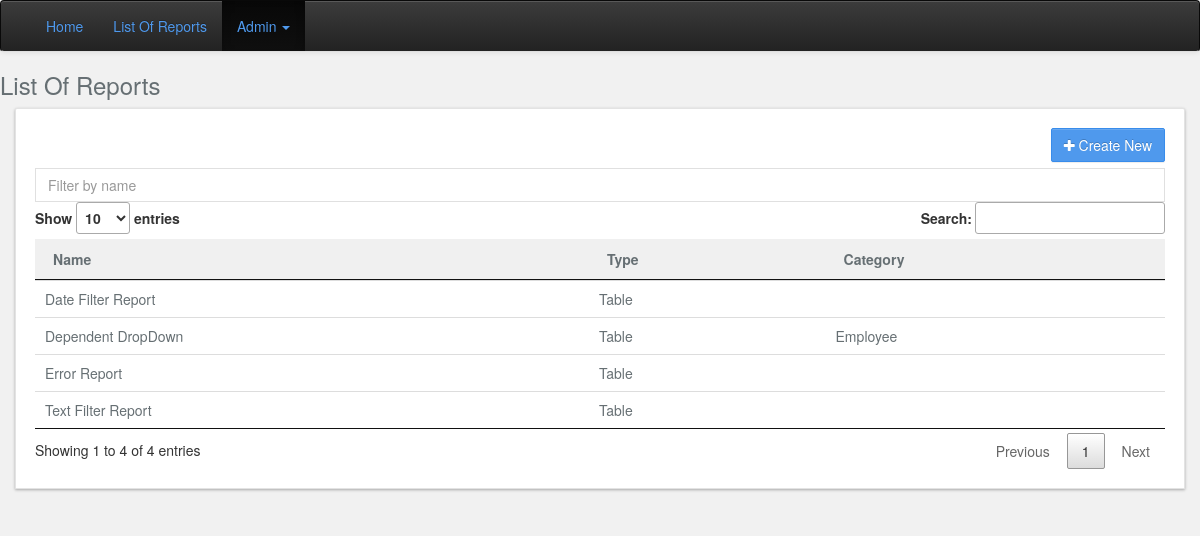
/edit_report_list, run on an earlier commit of the app's database.
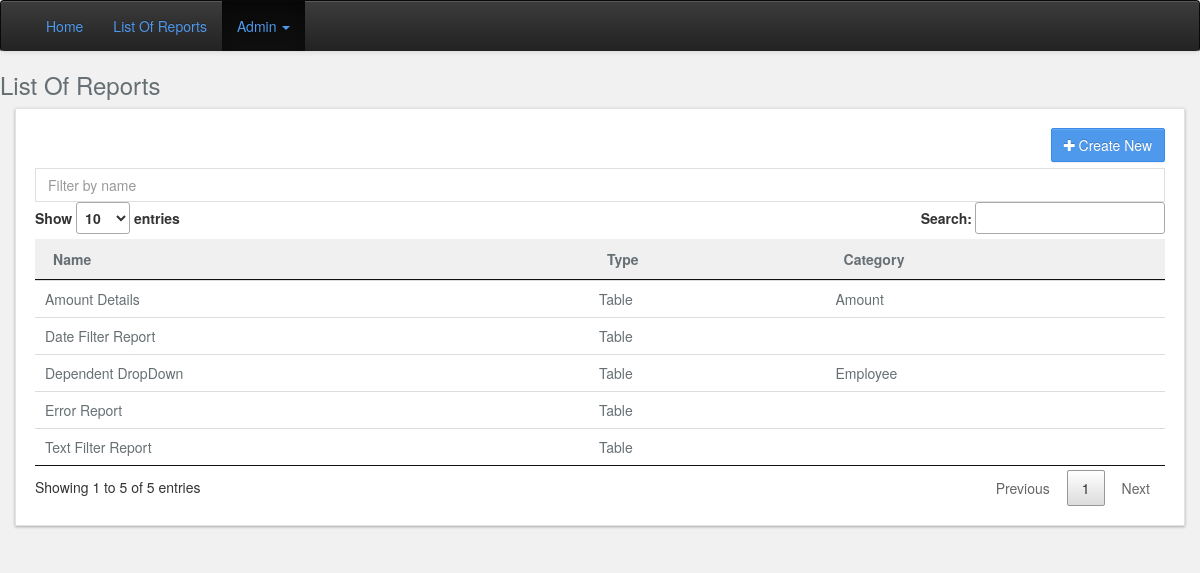
And on a later commit of the database.
### flask_report_system_models.py (models this page shows)
class FlaskReport(db.Model):
    __tablename__='flask_report'
    id = db.Column(db.Integer, primary_key=True, autoincrement=True)
    name=db.Column(db.String(100),nullable=False)
    sql_query=db.Column(db.Text(),nullable=False)
    is_active =db.Column(db.Boolean(), nullable=False,default=True)
    description =db.Column(db.String(1000),nullable=False)
    report_type =db.Column(db.String(15),nullable=False,default='Table')
    report_sub_type =db.Column(db.String(15),nullable=False,default='Table')
    report_category =db.Column(db.String(15),nullable=False,default='OFFICE')
    created_at = db.Column(db.DateTime(timezone=True), index=True, server_default=func.now())
    params = db.relationship('FlaskReportParameter')

### flask_report_system_api.py (the view)
@app.route('/edit_report_list',methods=['GET','POST'])
def edit_report_list():
    params = db.session.query(FlaskReport.id, FlaskReport.name,FlaskReport.report_category,
                              FlaskReport.report_type).filter(FlaskReport.is_active == True)
    return render_template('flask_report_system/edit_report_list.html',params=params)

### templates/flask_report_system/edit_report_list.html (shortened to what this page needs)
{% extends 'flask_report_system/index.html' %}
{% block content %}
<h3>List Of Reports</h3>
<div  class="container-fluid">
<div id="editlist" class="card well" >
     <span id="cratenew" class="col-md-offset-1 paddedleft120"><a href="{{ url_for('create_flask_report' ) }}" class="btn btn-primary control binding"><i class="fa fa-plus"></i>&nbsp;Create New</a></span>
        <br>
        <br>
        <input   type="text"  name="list_search" id="list_search" onkeyup='searchTable()'  class="span marginbottom0px form-control  pristine untouched  valid empty" placeholder="Filter by name">
        <table class="table"  name="list_reports" id="list_reports"  class="table table-striped">
            <thead>
            <tr class="graybg">
                <th class="binding">Name</th>
                <th class="binding">Type</th>
                <th class="binding">Category</th>
            </tr>
            </thead>
            <tbody >
            {% for p in params %}
            <tr class="pointer-main scope" repeat="report in reports| orderBy:'report_name':reverse | filter:filterText |filter:filterByReportSubType | itemsPerPage: ReportsPerPage">
                <td class="pointer binding" value={{ p.id }} onclick="window.location.href='{{ url_for( 'flask_edit_report_details' , id=p.id ) }}';">{{ p.name }}</td>
                <td class="pointer binding" value={{ p.id }} onclick="window.location.href='{{ url_for( 'flask_edit_report_details' , id=p.id ) }}';">{{ p.report_type }}</td>
                <td class="pointer binding" value={{ p.id }} onclick="window.location.href='{{ url_for( 'flask_edit_report_details' , id=p.id ) }}';">{{ p.report_category }}</td>
            </tr>
            {% endfor %}
            </tbody>
        </table></div>
</div>
{% endblock %}

What changed in the data, as far as the page shows it:
added FlaskReport: {{ p.id }} 5 (drawn), name "Amount Details", report_type "Table", report_category "Amount"
Also different on the page:
text written by a page script: "Show entries Search: Showing 1 to 4 of 4 entries Previous 1 Next" → "Show entries Search: Showing 1 to 5 of 5 entries Previous 1 Next"
